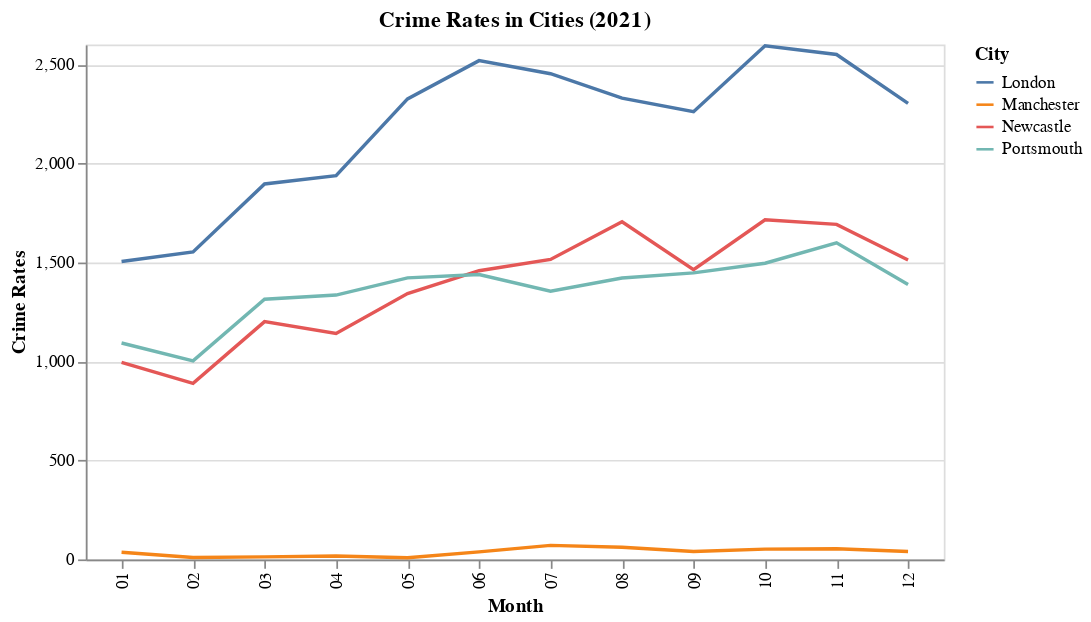

Notebook code cell kept with this figure:
### Code cell
import altair as alt


Crimegraph = alt.Chart(crimerates2021).mark_line().encode(
    x=alt.X('Month:O', title='Month'),  
    color=alt.Color('city:N', title='City'), 
    y=alt.Y('crime_rate:Q', title='Crime Rates'),
    tooltip=['Month:O', 'city:N', 'crime_rate:Q'] 
).properties(
    width=500, 
    height=300,
    title='Crime Rates in Cities (2021)'
).transform_fold(  
    fold=['London', 'Manchester', 'Newcastle', 'Portsmouth' ],
    as_=['city', 'crime_rate']

)

Crimegraph

### Figure 1 — Vega-Lite specification as saved in the notebook (floating-point values rounded to 4 significant figures)
{"config": {"view": {"continuousWidth": 300, "continuousHeight": 300}}, "data": {"name": "data-f55f2aa1dca0626ecd0ca50a40cba39f"}, "mark": {"type": "line"}, "encoding": {"color": {"field": "city", "title": "City", "type": "nominal"}, "tooltip": [{"field": "Month", "type": "ordinal"}, {"field": "city", "type": "nominal"}, {"field": "crime_rate", "type": "quantitative"}], "x": {"field": "Month", "title": "Month", "type": "ordinal"}, "y": {"field": "crime_rate", "title": "Crime Rates", "type": "quantitative"}}, "height": 300, "title": "Crime Rates in Cities (2021)", "transform": [{"fold": ["London", "Manchester", "Newcastle", "Portsmouth"], "as": ["city", "crime_rate"]}], "width": 500, "$schema": "https://vega.github.io/schema/vega-lite/v5.15.1.json", "datasets": {"data-f55f2aa1dca0626ecd0ca50a40cba39f": [{"Month": "01", "London": 1505, "Manchester": 36, "Newcastle": 995, "Portsmouth": 1093}, {"Month": "02", "London": 1553, "Manchester": 10, "Newcastle": 889, "Portsmouth": 1003}, {"Month": "03", "London": 1896, "Manchester": 13, "Newcastle": 1201, "Portsmouth": 1314}, {"Month": "04", "London": 1938, "Manchester": 17, "Newcastle": 1141, "Portsmouth": 1335}, {"Month": "05", "London": 2326, "Manchester": 8, "Newcastle": 1343, "Portsmouth": 1422}, {"Month": "06", "London": 2519, "Manchester": 38, "Newcastle": 1458, "Portsmouth": 1439}, {"Month": "07", "London": 2453, "Manchester": 71, "Newcastle": 1515, "Portsmouth": 1355}, {"Month": "08", "London": 2330, "Manchester": 61, "Newcastle": 1705, "Portsmouth": 1421}, {"Month": "09", "London": 2261, "Manchester": 40, "Newcastle": 1463, "Portsmouth": 1447}, {"Month": "10", "London": 2594, "Manchester": 52, "Newcastle": 1715, "Portsmouth": 1496}, {"Month": "11", "London": 2550, "Manchester": 54, "Newcastle": 1692, "Portsmouth": 1599}, {"Month": "12", "London": 2303, "Manchester": 40, "Newcastle": 1512, "Portsmouth": 1389}]}}
